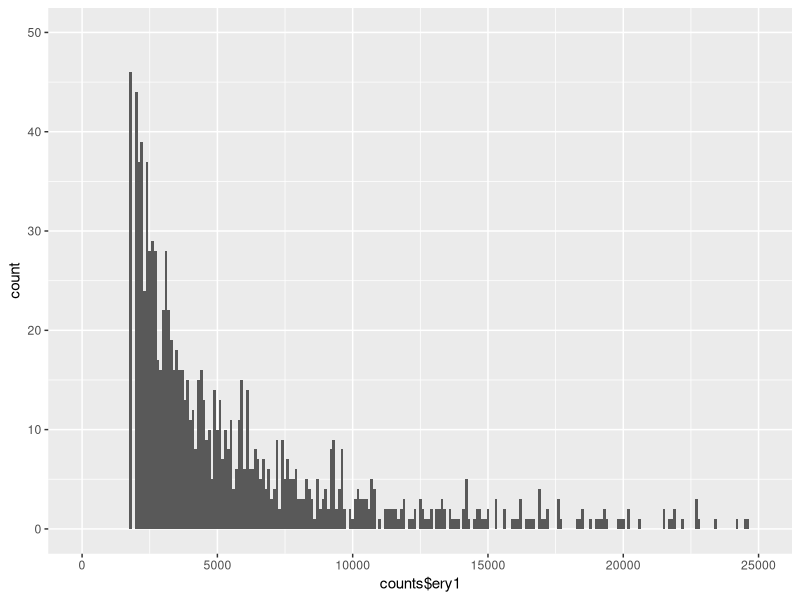
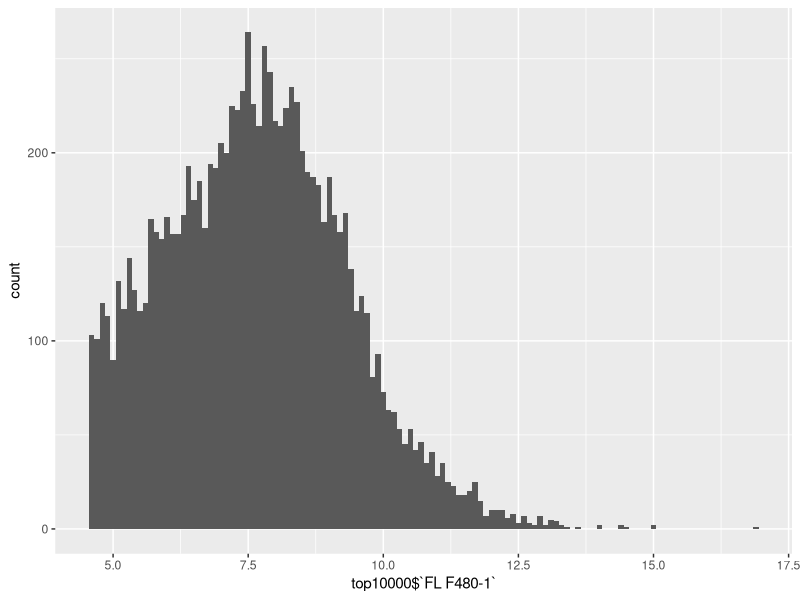
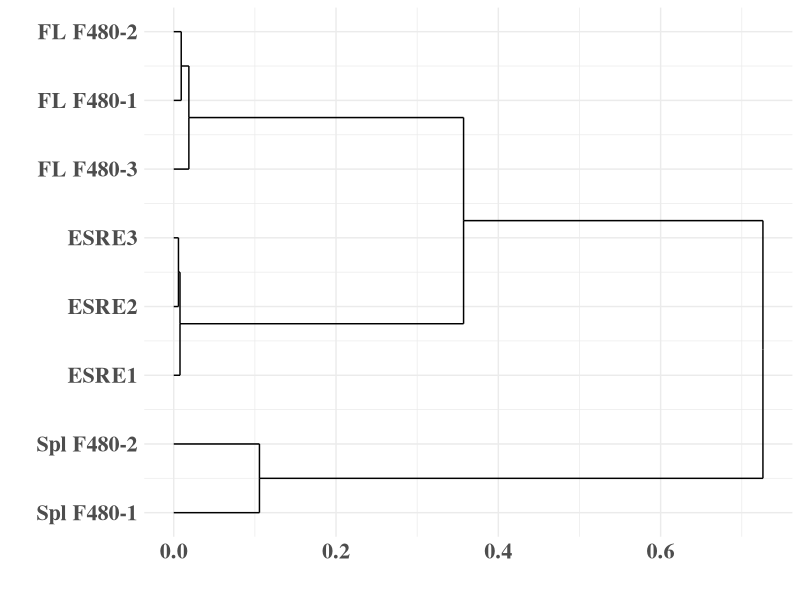
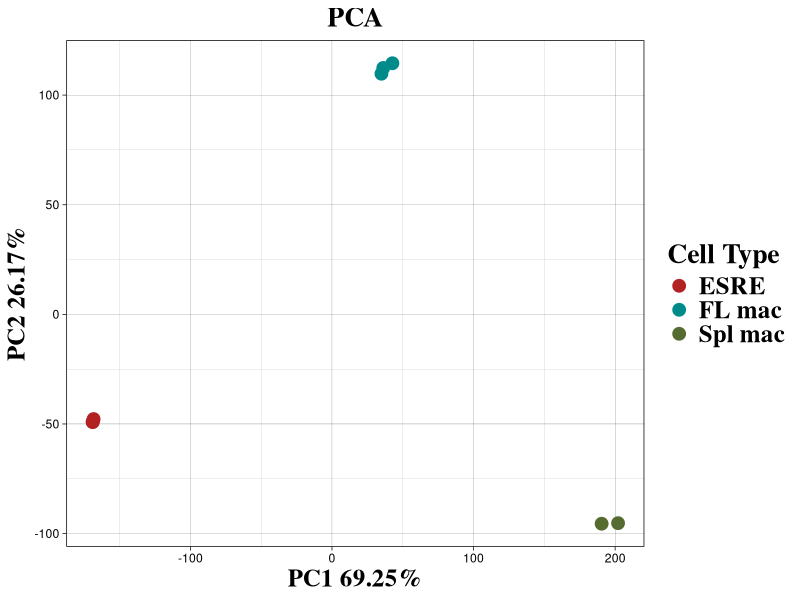

Generate these figures, in order, with R:
## ---- chunk 1
## Loading Required Packages
library("dplyr")
library("cluster")
library("ggplot2")
library("magrittr")
library("RColorBrewer")
library("reshape2")
library("tidyr")
library("ggfortify")
library("ggdendro")
## ---- chunk 2
## Reading in count files
set.seed(181184)
counts <- read.csv("counts_normalized.csv", header = T, sep = ",", row.names = 1)
counts <- counts[-(23338:23342),] 
counts <- counts[complete.cases(counts),]## removing empty rows
ggplot(counts, aes(x = counts$ery1)) + geom_histogram(binwidth = 100) + ylim(0,50) + xlim(0,25000)
counts <- counts + 1 ## adding a pseudocount of 1
counts_log <- log2(counts)
colnames(counts_log) <- c("ESRE1","ESRE2","ESRE3","FL F480-1","FL F480-2","FL F480-3","Spl F480-1","Spl F480-2")
cell_type <- c("ESRE","ESRE","ESRE","FL mac","FL mac","FL mac","Spl mac","Spl mac")
## ---- chunk 3
## Hierarchical clustering of cell types using top 10000 genes
set.seed(181184)
top10000 <- head(counts_log[order(counts_log$`FL F480-1`, decreasing= T),], n = 10000)
ggplot(top10000, aes(x = top10000$`FL F480-1`)) + geom_histogram(binwidth = 0.1)
clus10000 <- hclust(as.dist(1-cor(top10000)))
plotclus <- ggdendrogram(clus10000, rotate = TRUE, size = 2) + xlab("") + ylab("") + theme_minimal() + theme(text = element_text(family = "Times", face = "bold", size = 20))
plotclus
## ---- chunk 4
## Preparing the dataframe for PCA
top10000.tran <- data.frame(t(as.matrix(top10000)))
## ---- chunk 5
## Principal component analysis of cell types using top 10000 genes
set.seed(181184)
pca <- prcomp(top10000.tran)
summary(pca)
top10000.tran_pca <- top10000.tran
top10000.tran_pca$pc1 <- pca$x[,1]
top10000.tran_pca$pc2 <- pca$x[,2]
plotpca <- ggplot(top10000.tran_pca, aes(x=pc1, y=pc2)) + geom_point(size = 4, aes(color = cell_type )) + ggtitle("PCA") + xlab("PC1 69.25%") + ylab("PC2 26.17%") + theme_linedraw() + theme(plot.title = element_text(family = "Times", face = "bold", size = 20, hjust = 0.5), axis.title.x = element_text(family = "Times", face = "bold", size = 18), axis.title.y = element_text(family = "Times", face = "bold", size = 18), legend.text = element_text(family = "Times", face = "bold", size = 18), legend.title = element_text(family = "Times", face = "bold", size = 20)) + scale_color_manual(values = c("firebrick","darkcyan","darkolivegreen")) + labs(color = "Cell Type")
plotpca
